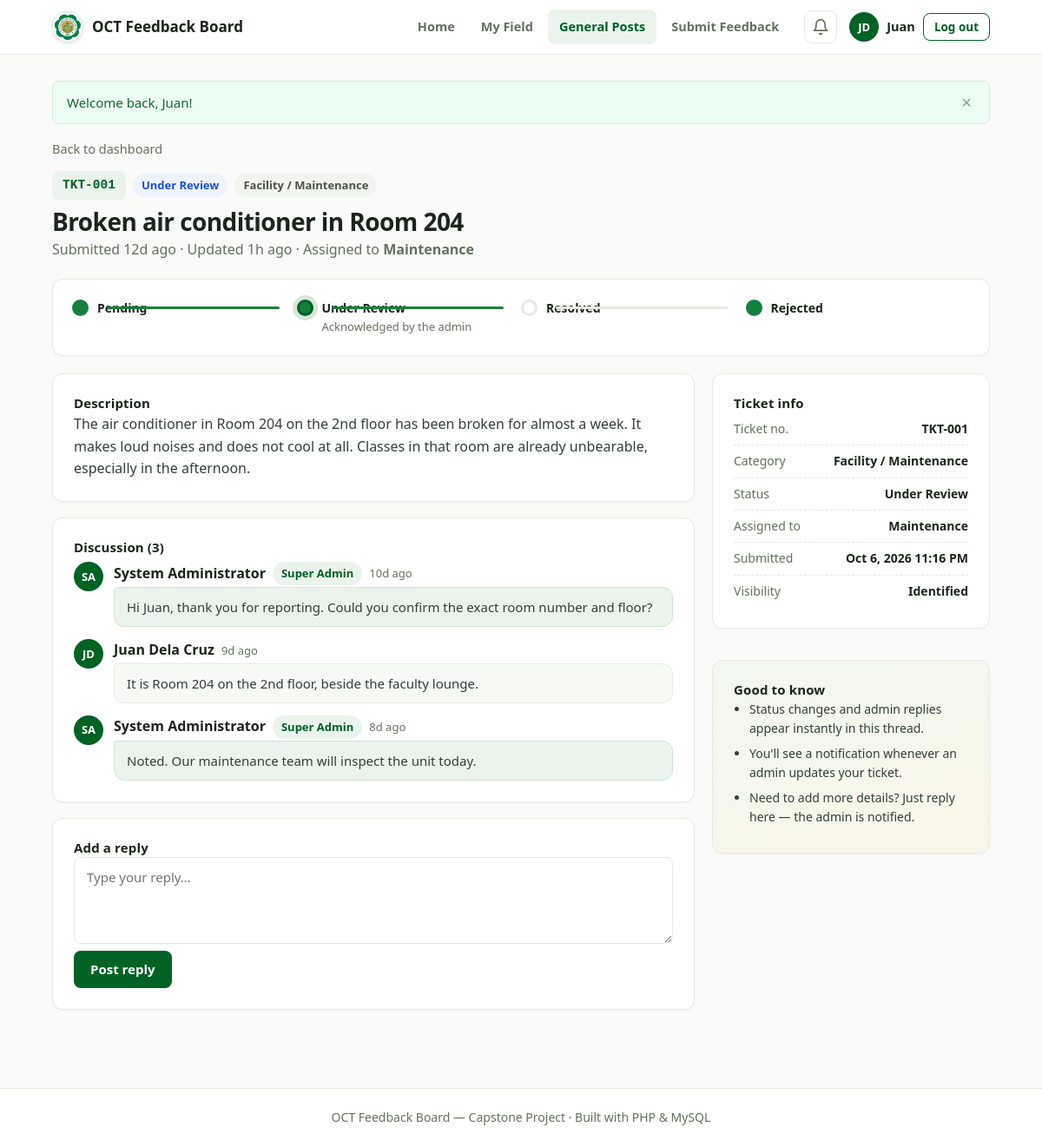
The page /ticket.php?id=1 (signed in) on the database its author committed.
### tables this page shows
CREATE TABLE IF NOT EXISTS feedbacks (
  id            INT UNSIGNED AUTO_INCREMENT PRIMARY KEY,
  ticket_no     VARCHAR(20)  NOT NULL UNIQUE,           
  user_id       INT UNSIGNED NOT NULL,
  category      VARCHAR(40)  NOT NULL,
  title         VARCHAR(160) NOT NULL,
  description   TEXT         NOT NULL,
  image_path    VARCHAR(255) DEFAULT NULL,              
  is_anonymous  TINYINT(1)   NOT NULL DEFAULT 0,        
  status        ENUM('pending','under_review','resolved','rejected') NOT NULL DEFAULT 'pending',
  assigned_dept VARCHAR(60)  DEFAULT NULL,              
  is_public     TINYINT(1)   NOT NULL DEFAULT 0,        
  created_at    TIMESTAMP NOT NULL DEFAULT CURRENT_TIMESTAMP,
  updated_at    TIMESTAMP NOT NULL DEFAULT CURRENT_TIMESTAMP ON UPDATE CURRENT_TIMESTAMP,
  CONSTRAINT fk_feedback_user FOREIGN KEY (user_id) REFERENCES users(id) ON DELETE CASCADE
);

CREATE TABLE IF NOT EXISTS users (
  id          INT UNSIGNED AUTO_INCREMENT PRIMARY KEY,
  id_number   VARCHAR(30)  NOT NULL UNIQUE,            
  name        VARCHAR(120) NOT NULL,
  email       VARCHAR(120) NOT NULL UNIQUE,
  password    VARCHAR(255) NOT NULL,                   
  department  VARCHAR(100) NOT NULL DEFAULT '',        
  role        ENUM('student','faculty','staff','admin','super_admin') NOT NULL DEFAULT 'student',
  field_scope VARCHAR(30)  DEFAULT NULL,               
  created_at  TIMESTAMP NOT NULL DEFAULT CURRENT_TIMESTAMP
);

CREATE TABLE IF NOT EXISTS comments (
  id          INT UNSIGNED AUTO_INCREMENT PRIMARY KEY,
  feedback_id INT UNSIGNED NOT NULL,
  user_id     INT UNSIGNED NOT NULL,
  message     TEXT         NOT NULL,
  visibility  ENUM('public','private') NOT NULL DEFAULT 'public',   
  created_at  TIMESTAMP NOT NULL DEFAULT CURRENT_TIMESTAMP,
  CONSTRAINT fk_comment_feedback FOREIGN KEY (feedback_id) REFERENCES feedbacks(id) ON DELETE CASCADE,
  CONSTRAINT fk_comment_user     FOREIGN KEY (user_id)     REFERENCES users(id)     ON DELETE CASCADE
);

### ticket.php (the view, shortened to what this page needs)
<?php
require_once __DIR__ . '/config.php';
$base      = '';
$active    = 'dashboard';
$id   = (int)($_GET['id'] ?? 0);
$ticket = find_feedback($pdo, $id);
$comments = fetch_comments($pdo, (int)$ticket['id'], false);
$statusOrder = ['pending' => 0, 'under_review' => 1, 'resolved' => 2];
$currentStep = $statusOrder[$ticket['status']] ?? 0;
require __DIR__ . '/includes/header.php';
?>
<a class="back-link" href="dashboard.php">Back to dashboard</a>
<div class="ticket-head">
  <div>
    <div class="ticket-head-badges">
      <span class="ticket-no ticket-no-lg"><?= e($ticket['ticket_no']) ?></span>
      <?= status_badge($ticket['status']) ?>
      <?= category_badge($ticket['category']) ?>
    </div>
    <h1 class="page-title"><?= e($ticket['title']) ?></h1>
    <p class="page-sub">Submitted <?= e(time_ago($ticket['created_at'])) ?>
       <?php if ($ticket['updated_at'] !== $ticket['created_at']): ?>
         · Updated <?= e(time_ago($ticket['updated_at'])) ?>
       <?php endif; ?>
       <?php if ($ticket['assigned_dept']): ?>· Assigned to <strong><?= e($ticket['assigned_dept']) ?></strong><?php endif; ?>
    </p>
  </div>
</div>
<div class="card timeline">
  <?php foreach (STATUS_LABELS as $key => $label):
      $step = $statusOrder[$key] ?? 0;
      $done = $step <= $currentStep;
      $current = $step === $currentStep; ?>
  <div class="timeline-step <?= $done ? 'done' : '' ?> <?= $current ? 'current' : '' ?>">
    <span class="timeline-dot"></span>
    <div>
      <div class="timeline-label"><?= e($label) ?></div>
      <?php if ($current && $ticket['status'] === 'pending'): ?>
        <div class="timeline-desc">Just submitted</div>
      <?php elseif ($current && $ticket['status'] === 'under_review'): ?>
        <div class="timeline-desc">Acknowledged by the admin</div>
      <?php elseif ($current && $ticket['status'] === 'resolved'): ?>
        <div class="timeline-desc">Issue has been addressed.</div>
      <?php else: ?>
        <div class="timeline-desc">&nbsp;</div>
      <?php endif; ?>
    </div>
  </div>
  <?php endforeach; ?>
</div>
<div class="ticket-grid">
  <div class="ticket-col-main">
    <div class="card panel">
      <h2 class="panel-title">Description</h2>
      <p class="panel-text"><?= nl2br(e($ticket['description'])) ?></p>
    </div>
    <div class="card panel">
      <h2 class="panel-title">Discussion (<?= count($comments) ?>)</h2>
      <?php if (empty($comments)): ?>
        <p class="panel-empty">No comments yet. The admin will reply here once your concern is reviewed.</p>
      <?php else: ?>
        <div class="comment-list">
          <?php foreach ($comments as $c): ?>
          <div class="comment <?= in_array($c['role'], ['admin', 'super_admin'], true) ? 'comment-admin' : '' ?>">
            <span class="avatar"><?= e(initials($c['name'])) ?></span>
            <div class="comment-body">
              <div class="comment-meta">
                <strong><?= e($c['name']) ?></strong>
                <?php if ($c['role'] === 'super_admin'): ?><span class="badge badge-admin">Super Admin</span>
                <?php elseif ($c['role'] === 'admin'): ?><span class="badge badge-admin">Admin</span><?php endif; ?>
                <span class="comment-time"><?= e(time_ago($c['created_at'])) ?></span>
              </div>
              <p class="comment-text"><?= nl2br(e($c['message'])) ?></p>
            </div>
          </div>
          <?php endforeach; ?>
        </div>
      <?php endif; ?>
    </div>
    <div class="card panel">
      <h2 class="panel-title">Add a reply</h2>
      <form method="post" action="ticket.php?id=<?= (int)$ticket['id'] ?>" class="form" novalidate>
        <textarea name="message" class="input input-textarea" rows="3" maxlength="2000"
                  placeholder="Type your reply…" required></textarea>
        <div class="form-actions form-actions-left">
          <button type="submit" class="btn btn-primary">Post reply</button>
        </div>
      </form>
    </div>
  </div>
  <div class="ticket-col-side">
    <div class="card panel">
      <h2 class="panel-title">Ticket info</h2>
      <dl class="meta-list">
        <div><dt>Ticket no.</dt><dd><?= e($ticket['ticket_no']) ?></dd></div>
        <div><dt>Category</dt><dd><?= e($ticket['category']) ?></dd></div>
        <div><dt>Status</dt><dd><?= e(STATUS_LABELS[$ticket['status']] ?? $ticket['status']) ?></dd></div>
        <div><dt>Assigned to</dt><dd><?= $ticket['assigned_dept'] ? e($ticket['assigned_dept']) : '—' ?></dd></div>
        <div><dt>Submitted</dt><dd><?= date('M j, Y g:i A', strtotime($ticket['created_at'])) ?></dd></div>
        <div><dt>Visibility</dt><dd><?= (int)$ticket['is_anonymous'] === 1 ? 'Anonymous' : 'Identified' ?></dd></div>
      </dl>
    </div>
    <div class="card panel tip-panel">
      <h2 class="panel-title">Good to know</h2>
      <ul class="tip-list">
        <li>Status changes and admin replies appear instantly in this thread.</li>
        <li>You'll see a notification whenever an admin updates your ticket.</li>
        <li>Need to add more details? Just reply here — the admin is notified.</li>
      </ul>
    </div>
  </div>
</div>
<?php require __DIR__ . '/includes/footer.php'; ?>

### includes/header.php (shortened to what this page needs)
<?php
$base       = $base ?? '';
$active     = $active ?? '';
$bodyClass = $bodyClass ?? '';
$user      = current_user();
$isLoggedIn = $user !== null;
?>
<!DOCTYPE html>
<html lang="en">
<head>
<link rel="stylesheet" href="<?= e($base) ?>assets/css/style.css?v=5">
</head>
<body data-base="<?= e($base) ?>" data-csrf="<?= e(csrf_token()) ?>" data-max-upload="<?= (int)MAX_UPLOAD_MB ?>"<?= $bodyClass !== '' ? ' class="' . e($bodyClass) . '"' : '' ?>>
<nav class="navbar">
  <div class="container nav-inner">
    <a class="brand" href="<?= e($base) ?><?= $isLoggedIn ? 'dashboard.php' : 'index.php' ?>">
      <img class="brand-logo" src="<?= e($base) ?>olivarez-college-tagaytay-logo.png" alt="Olivarez College Tagaytay logo">
      <span class="brand-text"><?= e(APP_NAME) ?></span>
    </a>
    <?php if ($isLoggedIn): ?>
    <div class="nav-links" id="navLinks">
      <a class="nav-link <?= $active === 'home' ? 'active' : '' ?>" href="<?= e($base) ?>index.php">Home</a>
      <a class="nav-link <?= $active === 'field' ? 'active' : '' ?>" href="<?= e($base) ?>my-field.php">My Field</a>
      <a class="nav-link <?= $active === 'dashboard' ? 'active' : '' ?>" href="<?= e($base) ?>dashboard.php">General Posts</a>
      <a class="nav-link <?= $active === 'submit' ? 'active' : '' ?>" href="<?= e($base) ?>submit.php">Submit Feedback</a>
      <div class="nav-right">
        <div class="notif" id="notifWrap">
          <button class="notif-btn" id="notifBtn" aria-label="Notifications">
            <svg viewBox="0 0 24 24" width="20" height="20" fill="none" stroke="currentColor" stroke-width="2" stroke-linecap="round" stroke-linejoin="round"><path d="M18 8A6 6 0 0 0 6 8c0 7-3 9-3 9h18s-3-2-3-9"/><path d="M13.73 21a2 2 0 0 1-3.46 0"/></svg>
          </button>
        </div>
        <div class="user-menu">
          <span class="avatar" title="<?= e($user['name']) ?>"><?= e(initials($user['name'])) ?></span>
          <span class="user-name"><?= e(first_name($user['name'])) ?></span>
          <a class="btn btn-sm btn-outline" href="<?= e($base) ?>auth/logout.php">Log out</a>
        </div>
      </div>
    </div>
    <?php endif; ?>
  </div>
</nav>
<main id="main" class="container page">
  <?php foreach (['success', 'error', 'info'] as $flashType):
      foreach (flash_get($flashType) as $flashMessage): ?>
      <div class="alert alert-<?= $flashType ?>">
        <span><?= e($flashMessage) ?></span>
        <button class="alert-close" aria-label="Dismiss">&times;</button>
      </div>
  <?php endforeach; endforeach; ?>

### includes/functions.php (shortened to what this page needs)
<?php
function e($value): string
{
    return htmlspecialchars((string)$value, ENT_QUOTES, 'UTF-8');
}
function time_ago(string $datetime): string
{
    try {
        $then = new DateTime($datetime);
    } catch (Exception $e) {
        return '';
    }
    $diff = (new DateTime())->diff($then);
    if ($diff->d > 0) return $diff->d . 'd ago';
    if ($diff->h > 0) return $diff->h . 'h ago';
    return 'just now';
}
function first_name(string $name): string
{
    $parts = preg_split('/\s+/', trim($name));
    return $parts[0] ?? '';
}
function initials(string $name): string
{
    $parts = preg_split('/\s+/', trim($name));
    $init  = '';
    foreach (array_slice($parts, 0, 2) as $part) {
        if ($part !== '') $init .= strtoupper(substr($part, 0, 1));
    }
    return $init === '' ? '?' : $init;
}
function flash_get(string $type): array
{
    $messages = $_SESSION['flash'][$type] ?? [];
    return $messages;
}
function current_user(): ?array
{
    return $_SESSION['user'] ?? null;
}
function csrf_token(): string
{
    return $_SESSION['csrf_token'];
}
function find_feedback(PDO $pdo, int $id): ?array
{
    $stmt = $pdo->prepare(
        'SELECT f.*, u.name, u.email, u.department AS user_department, u.id_number
         FROM feedbacks f
         JOIN users u ON u.id = f.user_id
         WHERE f.id = ?'
    );
    $stmt->execute([$id]);
    $row = $stmt->fetch();
    return $row === false ? null : $row;
}
function fetch_comments(PDO $pdo, int $feedbackId, bool $includePrivate): array
{
    $sql = 'SELECT c.*, u.name, u.role
            FROM comments c
            JOIN users u ON u.id = c.user_id
            WHERE c.feedback_id = ?' .
            ($includePrivate ? '' : " AND c.visibility = 'public'") . '
            ORDER BY c.created_at ASC, c.id ASC';
    $stmt = $pdo->prepare($sql);
    $stmt->execute([$feedbackId]);
    return $stmt->fetchAll();
}
function status_badge(string $status): string
{
    $label = STATUS_LABELS[$status] ?? $status;
    return '<span class="badge badge-' . e($status) . '">' . e($label) . '</span>';
}
function category_badge(string $category): string
{
    return '<span class="badge badge-neutral">' . e($category) . '</span>';
}

### rows shown on the page
feedbacks: user.name "JD", user.name "Juan", ticket_no "TKT-001", status "Under Review", category "Facility / Maintenance", title "Broken air conditioner in Room 204", created_at "12d ago", updated_at "1h ago", assigned_dept "Maintenance", description "The air conditioner in Room 204 on the 2nd floor has been broken for almost a week. It makes loud noises and does not cool at all. Classes in that room are already unbearable, especially in the afternoon.", created_at "Oct 6, 2026 11:16 PM"
comments: user.name "SA", user.name "System Administrator", shows "Super Admin", created_at "10d ago", message "Hi Juan, thank you for reporting. Could you confirm the exact room number and floor?"
comments: user.name "JD", user.name "Juan Dela Cruz", created_at "9d ago", message "It is Room 204 on the 2nd floor, beside the faculty lounge."
comments: user.name "SA", user.name "System Administrator", shows "Super Admin", created_at "8d ago", message "Noted. Our maintenance team will inspect the unit today."

### other values the page prints
APP_NAME "OCT Feedback Board"
$flashMessage "Welcome back, Juan!"
$label "Pending"
$label "Under Review"
$label "Resolved"
$label "Rejected"
count($comments) "3"
